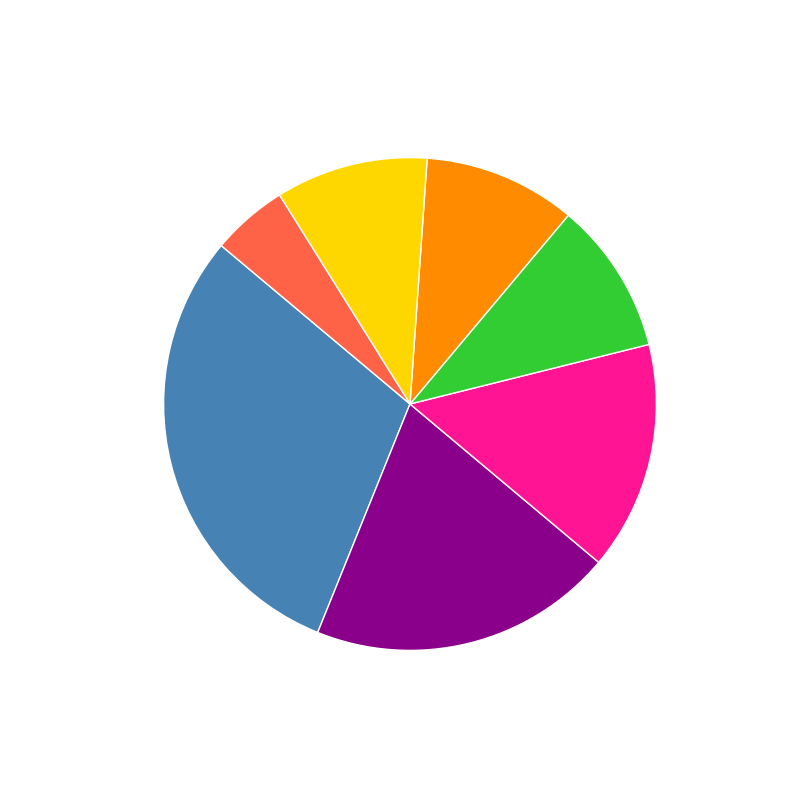

Source code (Python):
import matplotlib.pyplot as plt

# Data Preparation
overall_preference = [30, 20, 15, 10, 10, 10, 5]

# Predefined colors for each genre
genre_colors = ['#4682B4', '#8B008B', '#FF1493', '#32CD32', '#FF8C00', '#FFD700', '#FF6347']

# Plotting the pie chart without textual elements
fig, ax = plt.subplots(figsize=(8, 8))
ax.pie(overall_preference, colors=genre_colors, startangle=140)

# Show the plot
plt.show()
